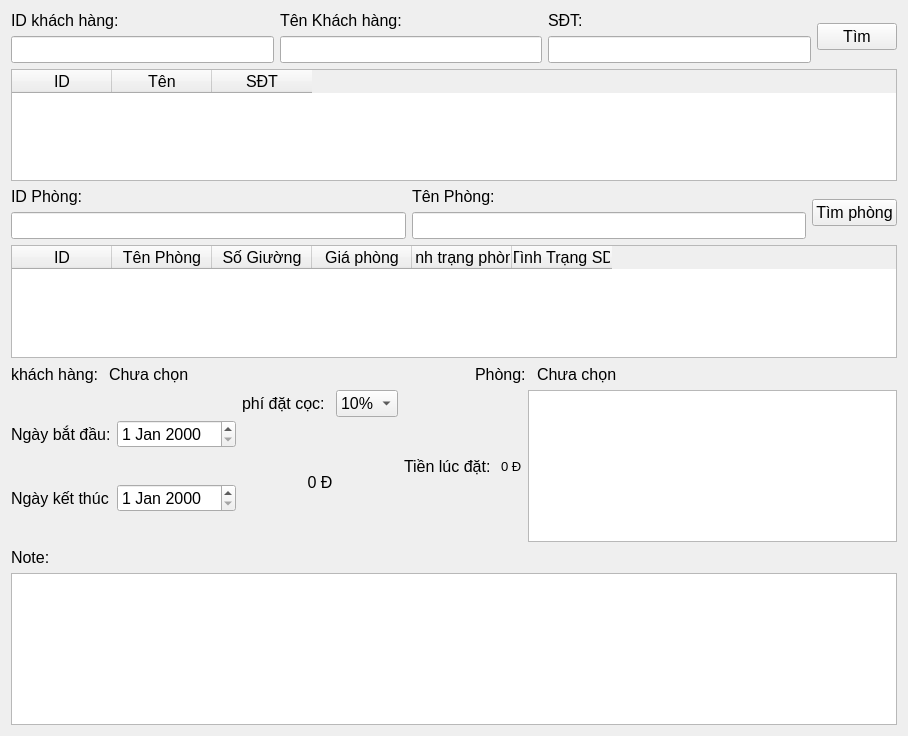
<?xml version="1.0" encoding="UTF-8"?>
<ui version="4.0">
 <class>Form</class>
 <widget class="QWidget" name="Form">
  <property name="geometry">
   <rect>
    <x>0</x>
    <y>0</y>
    <width>908</width>
    <height>736</height>
   </rect>
  </property>
  <property name="font">
   <font>
    <pointsize>10</pointsize>
   </font>
  </property>
  <property name="windowTitle">
   <string>Form</string>
  </property>
  <layout class="QVBoxLayout" name="verticalLayout_13">
   <item>
    <layout class="QVBoxLayout" name="verticalLayout_12">
     <item>
      <layout class="QVBoxLayout" name="layoutcustomer">
       <item>
        <layout class="QHBoxLayout" name="horizontalLayout_7">
         <item>
          <layout class="QVBoxLayout" name="verticalLayout_6">
           <item>
            <widget class="QLabel" name="label_12">
             <property name="font">
              <font>
               <pointsize>12</pointsize>
              </font>
             </property>
             <property name="text">
              <string>ID khách hàng:</string>
             </property>
            </widget>
           </item>
           <item>
            <widget class="QLineEdit" name="id_khachhang">
             <property name="font">
              <font>
               <pointsize>12</pointsize>
              </font>
             </property>
            </widget>
           </item>
          </layout>
         </item>
         <item>
          <layout class="QVBoxLayout" name="verticalLayout_7">
           <item>
            <widget class="QLabel" name="label_13">
             <property name="font">
              <font>
               <pointsize>12</pointsize>
              </font>
             </property>
             <property name="text">
              <string>Tên Khách hàng:</string>
             </property>
            </widget>
           </item>
           <item>
            <widget class="QLineEdit" name="name_khachhang">
             <property name="font">
              <font>
               <pointsize>12</pointsize>
              </font>
             </property>
            </widget>
           </item>
          </layout>
         </item>
         <item>
          <layout class="QVBoxLayout" name="verticalLayout_8">
           <item>
            <widget class="QLabel" name="label_14">
             <property name="font">
              <font>
               <pointsize>12</pointsize>
              </font>
             </property>
             <property name="text">
              <string>SĐT:</string>
             </property>
            </widget>
           </item>
           <item>
            <widget class="QLineEdit" name="phone_khachhang">
             <property name="font">
              <font>
               <pointsize>12</pointsize>
              </font>
             </property>
            </widget>
           </item>
          </layout>
         </item>
         <item>
          <widget class="QPushButton" name="btn_khachhang">
           <property name="font">
            <font>
             <pointsize>12</pointsize>
            </font>
           </property>
           <property name="text">
            <string>Tìm</string>
           </property>
          </widget>
         </item>
        </layout>
       </item>
       <item>
        <widget class="QTableWidget" name="tableviewcustomer">
         <property name="font">
          <font>
           <pointsize>12</pointsize>
          </font>
         </property>
         <column>
          <property name="text">
           <string>ID</string>
          </property>
         </column>
         <column>
          <property name="text">
           <string>Tên</string>
          </property>
         </column>
         <column>
          <property name="text">
           <string>SĐT</string>
          </property>
         </column>
        </widget>
       </item>
      </layout>
     </item>
     <item>
      <layout class="QVBoxLayout" name="layoutoom">
       <item>
        <layout class="QHBoxLayout" name="horizontalLayout_8">
         <item>
          <layout class="QVBoxLayout" name="verticalLayout_9">
           <item>
            <widget class="QLabel" name="label_15">
             <property name="font">
              <font>
               <pointsize>12</pointsize>
              </font>
             </property>
             <property name="text">
              <string>ID Phòng:</string>
             </property>
            </widget>
           </item>
           <item>
            <widget class="QLineEdit" name="id_phong">
             <property name="font">
              <font>
               <pointsize>12</pointsize>
              </font>
             </property>
            </widget>
           </item>
          </layout>
         </item>
         <item>
          <layout class="QVBoxLayout" name="verticalLayout_10">
           <item>
            <widget class="QLabel" name="label_16">
             <property name="font">
              <font>
               <pointsize>12</pointsize>
              </font>
             </property>
             <property name="text">
              <string>Tên Phòng:</string>
             </property>
            </widget>
           </item>
           <item>
            <widget class="QLineEdit" name="ten_phong">
             <property name="font">
              <font>
               <pointsize>12</pointsize>
              </font>
             </property>
            </widget>
           </item>
          </layout>
         </item>
         <item>
          <widget class="QPushButton" name="btn_phong">
           <property name="font">
            <font>
             <pointsize>12</pointsize>
            </font>
           </property>
           <property name="text">
            <string>Tìm phòng</string>
           </property>
          </widget>
         </item>
        </layout>
       </item>
       <item>
        <widget class="QTableWidget" name="tableviewroom">
         <property name="font">
          <font>
           <pointsize>12</pointsize>
          </font>
         </property>
         <column>
          <property name="text">
           <string>ID</string>
          </property>
         </column>
         <column>
          <property name="text">
           <string>Tên Phòng</string>
          </property>
         </column>
         <column>
          <property name="text">
           <string>Số Giường</string>
          </property>
         </column>
         <column>
          <property name="text">
           <string>Giá phòng</string>
          </property>
         </column>
         <column>
          <property name="text">
           <string>Tình trạng phòng</string>
          </property>
         </column>
         <column>
          <property name="text">
           <string>Tình Trạng SD</string>
          </property>
         </column>
        </widget>
       </item>
      </layout>
     </item>
     <item>
      <layout class="QHBoxLayout" name="horizontalLayout_6">
       <item>
        <widget class="QLabel" name="label_2">
         <property name="font">
          <font>
           <pointsize>12</pointsize>
          </font>
         </property>
         <property name="text">
          <string>khách hàng: </string>
         </property>
        </widget>
       </item>
       <item>
        <widget class="QLabel" name="show_khachhang">
         <property name="font">
          <font>
           <pointsize>12</pointsize>
          </font>
         </property>
         <property name="text">
          <string>Chưa chọn</string>
         </property>
        </widget>
       </item>
       <item>
        <spacer name="horizontalSpacer_2">
         <property name="font">
          <font>
           <pointsize>12</pointsize>
          </font>
         </property>
         <property name="orientation">
          <enum>Qt::Horizontal</enum>
         </property>
         <property name="sizeHint" stdset="0">
          <size>
           <width>100</width>
           <height>20</height>
          </size>
         </property>
        </spacer>
       </item>
       <item>
        <widget class="QLabel" name="label_9">
         <property name="font">
          <font>
           <pointsize>12</pointsize>
          </font>
         </property>
         <property name="text">
          <string>Phòng: </string>
         </property>
        </widget>
       </item>
       <item>
        <widget class="QLabel" name="show_phong">
         <property name="font">
          <font>
           <pointsize>12</pointsize>
          </font>
         </property>
         <property name="text">
          <string>Chưa chọn</string>
         </property>
        </widget>
       </item>
       <item>
        <spacer name="horizontalSpacer_3">
         <property name="font">
          <font>
           <pointsize>12</pointsize>
          </font>
         </property>
         <property name="orientation">
          <enum>Qt::Horizontal</enum>
         </property>
         <property name="sizeHint" stdset="0">
          <size>
           <width>40</width>
           <height>20</height>
          </size>
         </property>
        </spacer>
       </item>
      </layout>
     </item>
     <item>
      <layout class="QVBoxLayout" name="verticalLayout_5">
       <item>
        <layout class="QHBoxLayout" name="horizontalLayout_4">
         <item>
          <layout class="QVBoxLayout" name="verticalLayout_2">
           <item>
            <layout class="QHBoxLayout" name="horizontalLayout">
             <item>
              <widget class="QLabel" name="label_3">
               <property name="font">
                <font>
                 <pointsize>12</pointsize>
                </font>
               </property>
               <property name="text">
                <string>Ngày bắt đầu:</string>
               </property>
              </widget>
             </item>
             <item>
              <widget class="QDateEdit" name="start_date">
               <property name="font">
                <font>
                 <pointsize>12</pointsize>
                </font>
               </property>
              </widget>
             </item>
            </layout>
           </item>
           <item>
            <layout class="QHBoxLayout" name="horizontalLayout_2">
             <item>
              <widget class="QLabel" name="label_4">
               <property name="font">
                <font>
                 <pointsize>12</pointsize>
                </font>
               </property>
               <property name="text">
                <string>Ngày kết thúc</string>
               </property>
              </widget>
             </item>
             <item>
              <widget class="QDateEdit" name="end_date">
               <property name="font">
                <font>
                 <pointsize>12</pointsize>
                </font>
               </property>
              </widget>
             </item>
            </layout>
           </item>
          </layout>
         </item>
         <item>
          <layout class="QVBoxLayout" name="verticalLayout_3">
           <item>
            <layout class="QHBoxLayout" name="horizontalLayout_3">
             <item>
              <widget class="QLabel" name="label_5">
               <property name="font">
                <font>
                 <pointsize>12</pointsize>
                </font>
               </property>
               <property name="text">
                <string>phí đặt cọc: </string>
               </property>
              </widget>
             </item>
             <item>
              <widget class="QComboBox" name="comboBox">
               <property name="font">
                <font>
                 <pointsize>12</pointsize>
                </font>
               </property>
               <item>
                <property name="text">
                 <string>10%</string>
                </property>
               </item>
               <item>
                <property name="text">
                 <string>20%</string>
                </property>
               </item>
               <item>
                <property name="text">
                 <string>30%</string>
                </property>
               </item>
               <item>
                <property name="text">
                 <string>40%</string>
                </property>
               </item>
               <item>
                <property name="text">
                 <string>50%</string>
                </property>
               </item>
               <item>
                <property name="text">
                 <string>60%</string>
                </property>
               </item>
               <item>
                <property name="text">
                 <string>75%</string>
                </property>
               </item>
              </widget>
             </item>
            </layout>
           </item>
           <item>
            <widget class="QLabel" name="tienuoctinh">
             <property name="font">
              <font>
               <pointsize>12</pointsize>
              </font>
             </property>
             <property name="layoutDirection">
              <enum>Qt::LeftToRight</enum>
             </property>
             <property name="inputMethodHints">
              <set>Qt::ImhPreferUppercase|Qt::ImhTime</set>
             </property>
             <property name="text">
              <string>0 Đ</string>
             </property>
             <property name="alignment">
              <set>Qt::AlignCenter</set>
             </property>
            </widget>
           </item>
          </layout>
         </item>
         <item>
          <layout class="QHBoxLayout" name="horizontalLayout_5">
           <item>
            <widget class="QLabel" name="label_7">
             <property name="font">
              <font>
               <pointsize>12</pointsize>
              </font>
             </property>
             <property name="text">
              <string>Tiền lúc đặt: </string>
             </property>
            </widget>
           </item>
           <item>
            <widget class="QLabel" name="tienlucdat">
             <property name="text">
              <string>0 Đ</string>
             </property>
            </widget>
           </item>
           <item>
            <widget class="QListView" name="listView"/>
           </item>
          </layout>
         </item>
        </layout>
       </item>
       <item>
        <layout class="QVBoxLayout" name="verticalLayout_4">
         <item>
          <widget class="QLabel" name="label_8">
           <property name="font">
            <font>
             <pointsize>12</pointsize>
            </font>
           </property>
           <property name="text">
            <string>Note: </string>
           </property>
          </widget>
         </item>
         <item>
          <widget class="QPlainTextEdit" name="note">
           <property name="font">
            <font>
             <pointsize>12</pointsize>
            </font>
           </property>
           <property name="plainText">
            <string/>
           </property>
          </widget>
         </item>
        </layout>
       </item>
      </layout>
     </item>
    </layout>
   </item>
  </layout>
 </widget>
 <resources/>
 <connections/>
</ui>
